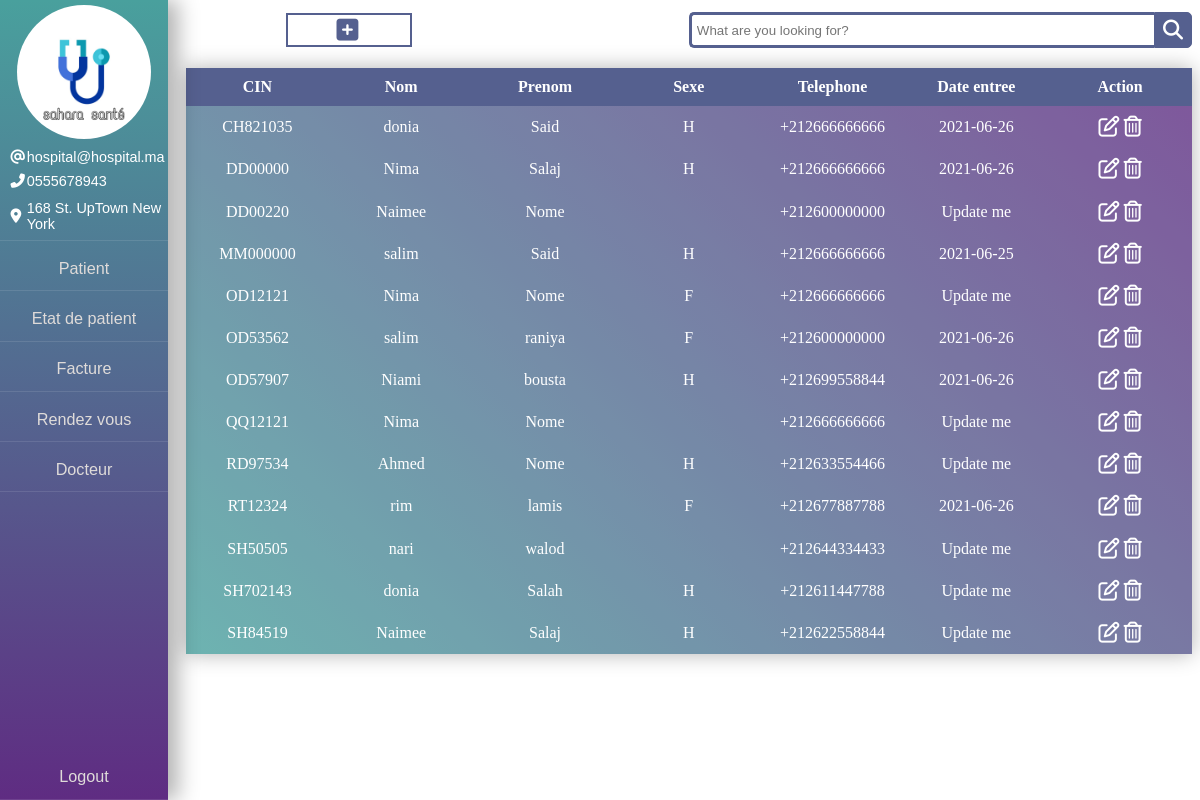
Before: /src/pages/index.php (signed in) with the older database file.
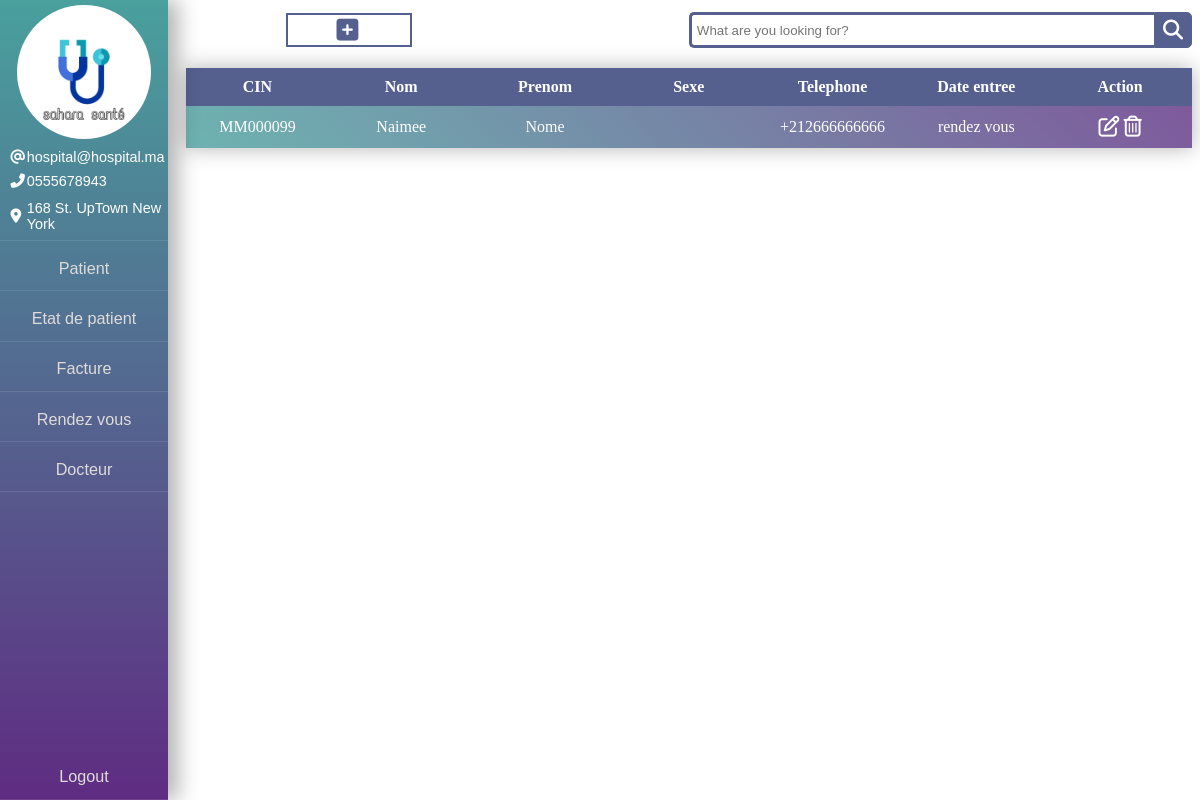
After: the same page with the newer database file.
### tables this page shows
CREATE TABLE `patient` (
  `cin_P` varchar(20) NOT NULL,
  `nom` varchar(20) NOT NULL,
  `prenom` varchar(20) NOT NULL,
  `sex` varchar(1) DEFAULT NULL,
  `tel` int(20) NOT NULL,
  `date_entree` date DEFAULT NULL
);

CREATE TABLE `rendez_vous` (
  `id_RV` int(11) NOT NULL,
  `cin_P` varchar(20) NOT NULL,
  `date_RV` date NOT NULL,
  `observation` varchar(50) NOT NULL
);

### src/pages/index.php (the view, shortened to what the changed rows need)
<!DOCTYPE html>
<html>
<head>
    <link rel="stylesheet" href="../css/patient.css" />
</head>
<body>
        <main class="main">
            <div class="container-table" id="container-table">
                <table class="table-table" id="table-table">
                    <thead class="thead-table">
                        <tr class="tr-table-head">
                            <th class="th-table">CIN</th>
                            <th class="th-table">Nom</th>
                            <th class="th-table">Prenom</th>
                            <th class="th-table">Sexe</th>
                            <th class="th-table">Telephone</th>
                            <th class="th-table">Date entree</th>
                            <th class="th-table">Action</th>
                        </tr>
                    </thead>
                    <tbody class="tbody-table">
                        <?php
                    include_once 'connect.php';
                    $sql = "SELECT p.cin_P, nom, prenom, sex, tel, date_entree, id_RV, date_RV, observation FROM patient p LEFT JOIN rendez_vous r ON p.cin_P = r.cin_P;";
                    $result = $conn->query($sql);
                    if ($result->num_rows > 0) {
                        while ($row = $result->fetch_assoc()) {
                            echo '
                                    <tr class="tr-table-main row_' . $row['cin_P'] . '">
                                        <td class="td-table cin_p">' . $row['cin_P'] . '</td>
                                        <td class="td-table nom">' . $row['nom'] . '</td>
                                        <td class="td-table prenom">' . $row['prenom'] . '</td>
                                        <td class="td-table sex">' . $row['sex'] . '</td>
                                        <td class="td-table tele">+212' . $row['tel'] . '</td>
                                        <td class="td-table date_entrer">';
                                            if(isset($row['date_RV']) AND $row['date_entree'] == '0000-00-00'){
                                                echo "rendez vous";
                                            }else if ($row['date_entree'] == '0000-00-00') {
                                                echo "Update me";
                                            }else{
                                                echo $row['date_entree'];
                                            }
                                            echo '</td>
                                        <td class="td-table">
                                            <a href="#" onclick="showinput('."'row_".$row['cin_P']."'".')"><i class="fas fa-edit"></i></a>
                                            <a onclick="varif_delete('."'".$row['cin_P']."'".')"><i class="fas fa-trash-alt"></i></a>
                                            <a id="'.$row['cin_P'].'" href="delete_patient.php?cin_P='.$row['cin_P'].'"></a>
                                        </td>
                                    </tr>
                                    <tr class="tr-table hide hide_row_'.$row['cin_P'].'">
                                                        <input type="hidden" name="cin_P_init" value="'.$row['cin_P'].'" />
                                                        <td class="td-table"><input type="text" name="cin_P" value="'.$row['cin_P'].'"></td>
                                                        <td class="td-table"><input type="text" name="nom" value="'.$row['nom'].'"></td>
                                                        <td class="td-table"><input type="text" name="prenom" value="'.$row['prenom'].'"></td>
                                                        <td class="td-table">+212<input type="tel" name="tel" value="'.$row['tel'].'"></td>
                                                        <td class="td-table"><input type="date" name="date_entree" value="'.$row['date_entree'].'"></td>
                                                        <input type="submit" id="'.$row['cin_P'].'" value="Enregistre" name="enregistre_patien">
                                                        <i class="fas fa-times-circle" onclick="deleteinput('."'row_".$row['cin_P']."'".')"></i>
                                    </tr>
                                ';
                        }
                    } else {
                        echo "  <tr class='tr-table'>
                                    <td class='td-table' colspan='7'>0 results</td>
                                </tr>";
                    }
                    ?>
                    </tbody>
                </table>
            </div>
        </main>
</body>
</html>

Changed rows visible on the page:
removed patient: cin_P "CH821035", nom "donia", prenom "Said", sex "H", tel "666666666", date_entree "2021-06-26"
removed rendez_vous: cin_P.cin_P "DD00000", cin_P.nom "Nima", cin_P.prenom "Salaj", cin_P.sex "H", cin_P.tel "666666666", cin_P.date_entree "2021-06-26"
removed patient: cin_P "DD00220", nom "Naimee", prenom "Nome", tel "600000000", date_entree "Update me"
removed patient: cin_P "MM000000", nom "salim", prenom "Said", sex "H", tel "666666666", date_entree "2021-06-25"
removed patient: cin_P "OD12121", nom "Nima", prenom "Nome", sex "F", tel "666666666", date_entree "Update me"
removed patient: cin_P "OD53562", nom "salim", prenom "raniya", sex "F", tel "600000000", date_entree "2021-06-26"
removed patient: cin_P "OD57907", nom "Niami", prenom "bousta", sex "H", tel "699558844", date_entree "2021-06-26"
removed patient: cin_P "QQ12121", nom "Nima", prenom "Nome", tel "666666666", date_entree "Update me"
removed patient: cin_P "RD97534", nom "Ahmed", prenom "Nome", sex "H", tel "633554466", date_entree "Update me"
removed patient: cin_P "RT12324", nom "rim", prenom "lamis", sex "F", tel "677887788", date_entree "2021-06-26"
removed patient: cin_P "SH50505", nom "nari", prenom "walod", tel "644334433", date_entree "Update me"
removed patient: cin_P "SH702143", nom "donia", prenom "Salah", sex "H", tel "611447788", date_entree "Update me"
removed patient: cin_P "SH84519", nom "Naimee", prenom "Salaj", sex "H", tel "622558844", date_entree "Update me"
added rendez_vous: cin_P.cin_P "MM000099", cin_P.nom "Naimee", cin_P.prenom "Nome", cin_P.tel "666666666", date_RV "rendez vous"
